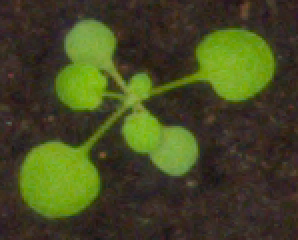
%> input picture plant_images/plant003_rgb.png, 149 x 120 px (shown 2 times larger)
$ octave check_test.m   (GNU Octave 9; MATLAB toolbox functions it lacks are replaced by stand-ins)
%> lines starting %> are read from the running program, lines starting %| are printed output that depends on the picture; in (x1, y1, x2, y2) boxes, pixels count from 0 and x2, y2 are one past the last pixel; in counts of white or black regions, pixels touching at a corner belong together; the program's own positions count from 1
I = imread('plant003_rgb.png');
%> I is the input picture: size 120x149x3 uint8; mean R, G, B 68.1, 72.1, 34.5
%kmeans
% convert image to Lab space to ignore brightness
lab_I = rgb2lab(I);
%> lab_I: size 120x149x3 double; mean of channels 1, 2, 3 28.9, -6.2, 19.2
% extract colour values
pixels = lab_I(:,:,2:3);
% imgsegkmeans works well single values
pixels = im2single(pixels);
% image to be segmented can be roughly divided to 2: soil and plant
% hence 2 K values will be chosen
labels = imsegkmeans(pixels, 2);
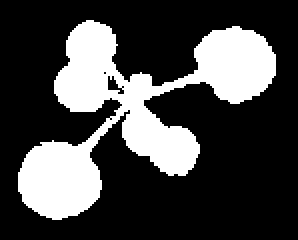
%> labels: size 120x149 uint8 (shown 2 times larger); values 1 (black) and 2 (white), 27.2% white; 1 white region, box (x1, y1, x2, y2) and area: (9, 10, 138, 110) 4859
mask = labels==2;
cluster = I .* uint8(mask);
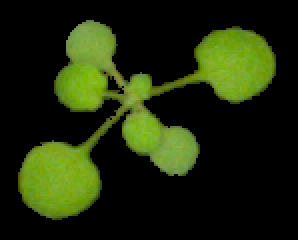
%> cluster: size 120x149x3 uint8 (shown 2 times larger); mean R, G, B 30.2, 40.9, 9.8
figure;
imshow(cluster)
% [6 lines of commented-out code are left out]
Rmin = 5;
Rmax = 35;
[centersBright, radiiBright] = imfindcircles(cluster,[Rmin Rmax],'ObjectPolarity','bright','Sensitivity',0.92);
%> centersBright = [29.56 90.47; 120.1 33.18; 88.09 75.91; 40.33 43.86; 46.38 22.54; 71.61 66.57; 70.25 43.75]; radiiBright = [19.59; 18.1; 11.94; 12.37; 12.32; 10.32; 6.87]
viscircles(centersBright, radiiBright);
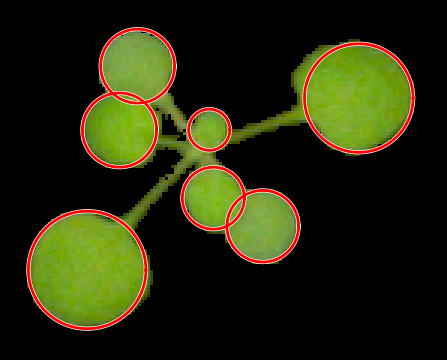
%> figure redrawn from the program's plot data; shown 3 times larger
numel(radiiBright)
%> ans = 7
fprintf('Number of leave counts: %d\n', 9);
a = [1,2,4];
a(1) = 4;
a

$ run again, with plant_images/plant004_rgb.png copied over plant_images/plant003_rgb.png
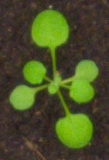
%> input picture plant_images/plant004_rgb.png, 109 x 160 px
%> I is the input picture: size 160x109x3 uint8; mean R, G, B 73.4, 80.5, 38.3
%> lab_I: size 160x109x3 double; mean of channels 1, 2, 3 32.2, -8, 20.7
%> `labels = imsegkmeans(pixels, 2);`:
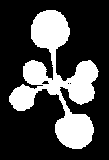
%> labels: size 160x109 uint8; values 1 (black) and 2 (white), 27.9% white; 1 white region, box (x1, y1, x2, y2) and area: (9, 10, 99, 149) 4865
%> centersBright = [35.25 73.33; 22.28 99.11; 75.78 130.1; 50.89 30.06; 87 71.5; 81.7 92.22; 53.91 87.91]; radiiBright = [12; 11.78; 18.36; 19.09; 11.12; 12.33; 6.23]
%> `viscircles(centersBright, radiiBright);`:
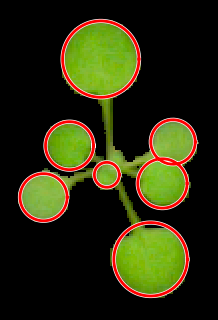
%> figure redrawn from the program's plot data; shown 2 times larger
%> ans = 7
